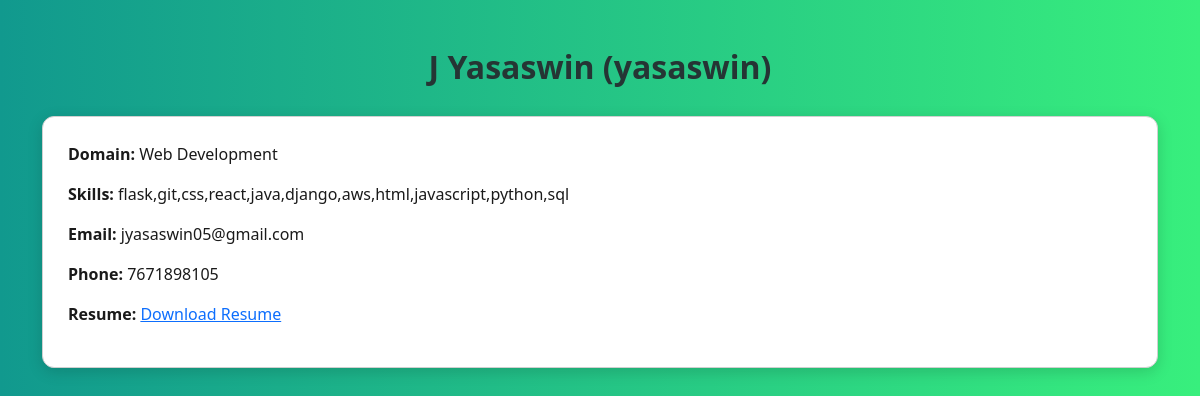
The page /view_user/1 on the database as committed earlier.
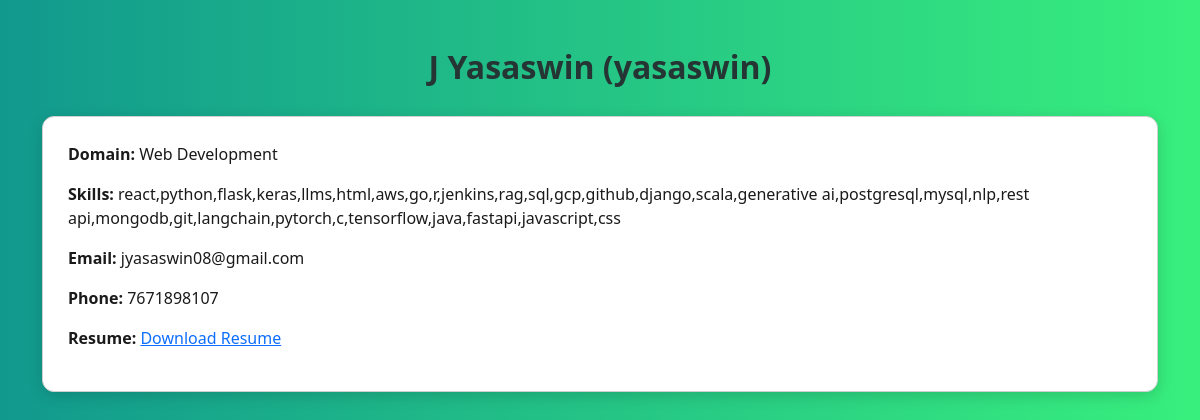
The same page on the database as committed later.
### tables this page shows
CREATE TABLE users (
            id INTEGER PRIMARY KEY AUTOINCREMENT,
            username TEXT UNIQUE NOT NULL,
            email TEXT UNIQUE NOT NULL,
            password TEXT NOT NULL,
            fullname TEXT,
            contact TEXT,
            resume TEXT,
            skills TEXT,
            domain TEXT
        );

### app.py (the view)
@app.route("/view_user/<int:user_id>")
def view_user(user_id):
    conn = get_db_connection()
    user = conn.execute("SELECT * FROM users WHERE id=?", (user_id,)).fetchone()
    conn.close()
    if not user:
        return "User not found", 404
    return render_template("view_user.html", user=user)

### app.py (called while the page is built)
def get_db_connection():
    conn = sqlite3.connect("users.db")
    conn.row_factory = sqlite3.Row
    return conn

### templates/view_user.html (shortened to what this page needs)
<!DOCTYPE html>
<html lang="en">
<head>
<link href="https://cdn.jsdelivr.net/npm/bootstrap@5.3.2/dist/css/bootstrap.min.css" rel="stylesheet">
</head>
<body class="container py-5">
<h2>{{ user.fullname }} ({{ user.username }})</h2>
<div class="details-card">
  <p><b>Domain:</b> {{ user.domain }}</p>
  <p><b>Skills:</b> {{ user.skills }}</p>
  <p><b>Email:</b> {{ user.email }}</p>
  <p><b>Phone:</b> {{ user.contact }}</p>
<p>
  <b>Resume:</b>
  {% if user.resume %}
    <a href="{{ url_for('download_resume', filename=user.resume) }}" download>Download Resume</a>
  {% else %}
    Not uploaded
  {% endif %}
</p>
</div>
</body>
</html>

Rows that differ between the two databases and show on the page:
changed users "J Yasaswin": skills "flask,git,css,react,java,django,aws,html,javascript,python,sql" → "react,python,flask,keras,llms,html,aws,go,r,jenkins,rag,sql,gcp,github,django,scala,generative ai,postgresql,mysql,nlp,rest api,mongodb,git,langchain,pytorch,c,tensorflow,java,fastapi,javascript,css"; email "jyasaswin05@gmail.com" → "jyasaswin08@gmail.com"; contact "7671898105" → "7671898107"
